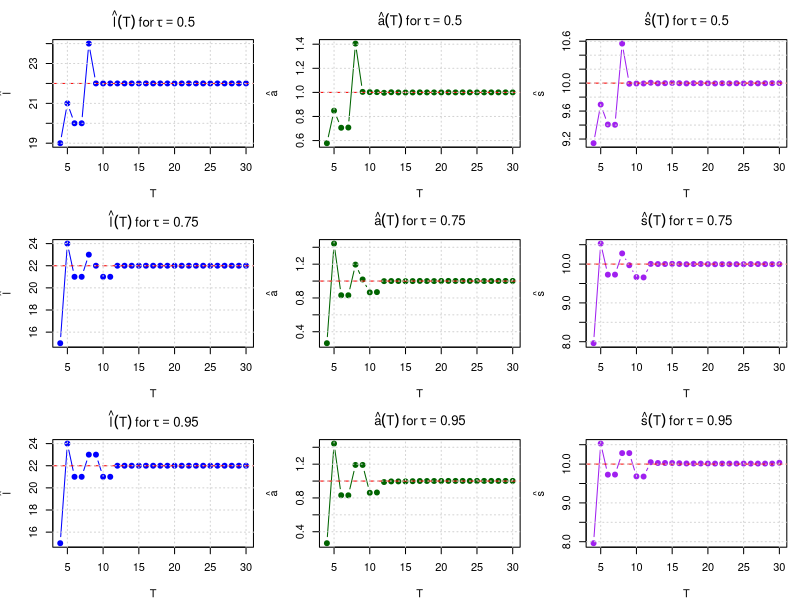

Write the R code that produced this figure.
# ---------------------------------------------------------------------------
# Generate Figures 3, 4a, and 4b for tau = 0.5, 0.75, 0.95
# ---------------------------------------------------------------------------

# Laplace Noise Generator
rlaplace <- function(n, location = 0, scale = 1) {
  u <- runif(n, -0.5, 0.5)
  location - scale * sign(u) * log(1 - 2 * abs(u))
}

# Quantile Loss
quantile_loss <- function(u, tau) {
  u * ( tau - (u < 0) )
}

# Weighted Quantile
med_weighted_tau <- function(I, l, s, tau) {
  T <- length(I)
  x <- I * exp(((1:T) - l)^2 / s^2)
  w <- exp(-((1:T) - l)^2 / s^2)
  o <- order(x)
  x_sorted <- x[o]
  w_sorted <- w[o]
  cum_w <- cumsum(w_sorted)
  cutoff <- tau * sum(w_sorted)
  k <- min(which(cum_w >= cutoff))
  return(x_sorted[k]) 
}

# Estimators
compute_a <- function(I, l, s, tau) {
  med_weighted_tau(I, l, s, tau)
}

objective_function <- function(I, a, l, s, tau) {
  t <- seq_along(I)
  fitted <- a * exp(-((t - l)^2) / s^2)
  u <- I - fitted
  mean(quantile_loss(u, tau))
}

search_best_s <- function(I, l, tau) {
  f_obj <- function(s) {
    a_hat <- compute_a(I, l, s, tau)
    objective_function(I, a_hat, l, s, tau)
  }
  optimize(f_obj, interval = c(1, 20), tol = 1e-4)$minimum
}

estimate_params <- function(I, tau, h) {
  losses <- sapply(1:h, function(l) {
    s_hat <- search_best_s(I, l, tau)
    a_hat <- compute_a(I, l, s_hat, tau)
    objective_function(I, a_hat, l, s_hat, tau)
  })
  l_hat <- which.min(losses)
  s_hat <- search_best_s(I, l_hat, tau)
  a_hat <- compute_a(I, l_hat, s_hat, tau)
  list(l_hat = l_hat, s_hat = s_hat, a_hat = a_hat)
}

# ---------------------------------------------------------------------------
# Settings
# ---------------------------------------------------------------------------
A_true <- 1
L_true <- 22
S_true <- 10
snr <- 1000
seed <- 280
h <- 30
T_vals <- 4:h
taus <- c(0.5, 0.75, 0.95)

# ----------------------------------------
# Combined 3x3 Plot for tau = 0.5, 0.75, 0.95
# ----------------------------------------

# png("fig3_4a_4b_combined.png", width = 1200, height = 800, res = 120)
pdf(file = "fig3_4a_4b_combined.pdf", width = 8, height = 6)
par(mfrow = c(3, 3), mar = c(4, 4, 3, 1))  # 3 rows (tau), 3 columns (l, a, s)

for (tau in taus) {
  set.seed(seed)
  signal_full <- A_true * exp(-((1:h) - L_true)^2 / S_true^2)
  b <- A_true / (sqrt(2) * snr)
  noise_full <- rlaplace(h, scale = b)
  I_full <- signal_full + noise_full
  
  l_hats <- numeric(length(T_vals))
  a_hats <- numeric(length(T_vals))
  s_hats <- numeric(length(T_vals))
  
  for (i in seq_along(T_vals)) {
    T <- T_vals[i]
    I_T <- I_full[1:T]
    est <- estimate_params(I_T, tau, h)
    l_hats[i] <- est$l_hat
    a_hats[i] <- est$a_hat
    s_hats[i] <- est$s_hat
  }
  
  # Row = tau, Column 1 = l_hat(T)
  plot(T_vals, l_hats, type = "b", col = "blue", pch = 19,
       xlab = "T", ylab = expression(hat(l)),
       main = bquote(hat(l)(T) ~ "for" ~ tau == .(tau)))
  abline(h = L_true, col = "red", lty = 2)
  grid()
  
  # Column 2 = a_hat(T)
  plot(T_vals, a_hats, type = "b", col = "darkgreen", pch = 19,
       xlab = "T", ylab = expression(hat(a)),
       main = bquote(hat(a)(T) ~ "for" ~ tau == .(tau)))
  abline(h = A_true, col = "red", lty = 2)
  grid()
  
  # Column 3 = s_hat(T)
  plot(T_vals, s_hats, type = "b", col = "purple", pch = 19,
       xlab = "T", ylab = expression(hat(s)),
       main = bquote(hat(s)(T) ~ "for" ~ tau == .(tau)))
  abline(h = S_true, col = "red", lty = 2)
  grid()
}

dev.off()
cat("Combined 3x3 plot saved as 'fig3_4a_4b_combined.png'\n")
